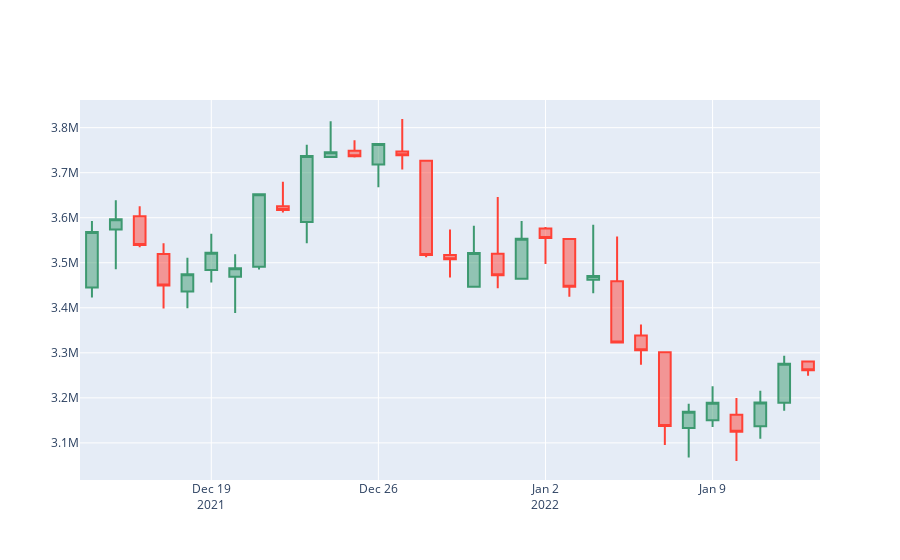

The code cell stored with this chart in its notebook:
### Markdown cell above
Finally we are now ready to use plotly to create our Candlestick Chart.

### Code cell
fig = go.Figure(data=[go.Candlestick(x=candlestick_data['date'],
                open=candlestick_data['Price']['first'], 
                high=candlestick_data['Price']['max'],
                low=candlestick_data['Price']['min'], 
                close=candlestick_data['Price']['last'])
                ])

fig.update_layout(xaxis_rangeslider_visible=False)

fig.show()
